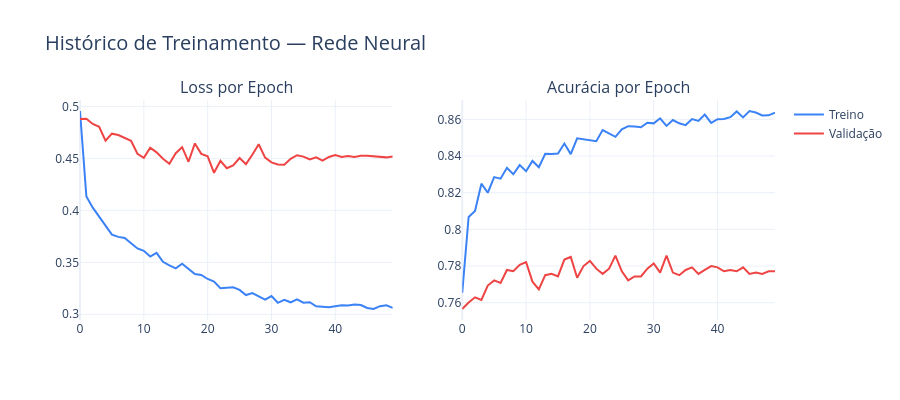

This figure's notebook cell:
### Code cell
from plotly.subplots import make_subplots
import plotly.graph_objects as go

# Visualizar histórico de treino
fig = make_subplots(rows=1, cols=2, subplot_titles=('Loss por Epoch', 'Acurácia por Epoch'))

fig.add_trace(go.Scatter(y=train_losses, name='Treino', line=dict(color='#3B82F6', width=2)), row=1, col=1)
fig.add_trace(go.Scatter(y=val_losses, name='Validação', line=dict(color='#EF4444', width=2)), row=1, col=1)
fig.add_trace(go.Scatter(y=train_accs, name='Treino', line=dict(color='#3B82F6', width=2), showlegend=False), row=1, col=2)
fig.add_trace(go.Scatter(y=val_accs, name='Validação', line=dict(color='#EF4444', width=2), showlegend=False), row=1, col=2)

fig.update_layout(
    title=dict(text='Histórico de Treinamento — Rede Neural', font=dict(size=20)),
    template='plotly_white', height=400
)
fig.show()

# Avaliação final
model.eval()
with torch.no_grad():
    y_proba_nn = model(X_test_tensor.to(device)).squeeze().cpu().numpy()
    y_pred_nn = (y_proba_nn > 0.5).astype(int)

print("\nRESULTADOS — REDE NEURAL")
print(f"{'='*50}")
print(f"Acurácia:  {accuracy_score(y_test, y_pred_nn)*100:.1f}%")
print(f"AUC-ROC:   {roc_auc_score(y_test, y_proba_nn):.3f}")
print(f"\n{classification_report(y_test, y_pred_nn, target_names=['Fica', 'Cancela'])}")

### Figure 1 — Plotly figure (JSON) as saved in the notebook; plotly's stock layout.template omitted (floating-point values rounded to 4 significant figures)
{"data": [{"line": {"color": "#3B82F6", "width": 2}, "name": "Treino", "type": "scatter", "xaxis": "x", "y": [0.4955, 0.4133, 0.4026, 0.3939, 0.3856, 0.3766, 0.3744, 0.3734, 0.3684, 0.3633, 0.361, 0.3556, 0.3591, 0.3505, 0.347, 0.3442, 0.3487, 0.3438, 0.3387, 0.3378, 0.334, 0.3315, 0.325, 0.3256, 0.326, 0.3235, 0.3185, 0.3203, 0.3173, 0.3141, 0.3175, 0.311, 0.3138, 0.3115, 0.3145, 0.3112, 0.3116, 0.3077, 0.3073, 0.3068, 0.3078, 0.3086, 0.3085, 0.3095, 0.3089, 0.306, 0.3051, 0.3078, 0.3086, 0.3061], "yaxis": "y"}, {"line": {"color": "#EF4444", "width": 2}, "name": "Validação", "type": "scatter", "xaxis": "x", "y": [0.4879, 0.4882, 0.4831, 0.4803, 0.4669, 0.4738, 0.4725, 0.4699, 0.4669, 0.4544, 0.4505, 0.4603, 0.4558, 0.4495, 0.4447, 0.455, 0.4607, 0.4467, 0.4644, 0.4543, 0.4519, 0.4361, 0.4476, 0.4405, 0.4432, 0.4503, 0.4444, 0.4535, 0.4636, 0.4507, 0.4461, 0.4441, 0.4438, 0.4496, 0.453, 0.4517, 0.4489, 0.451, 0.4478, 0.4513, 0.4533, 0.4513, 0.4523, 0.4513, 0.4525, 0.4525, 0.4519, 0.4512, 0.4509, 0.4518], "yaxis": "y"}, {"line": {"color": "#3B82F6", "width": 2}, "name": "Treino", "showlegend": false, "type": "scatter", "xaxis": "x2", "y": [0.7654, 0.8068, 0.81, 0.8249, 0.82, 0.8285, 0.8277, 0.8336, 0.8301, 0.835, 0.8317, 0.8373, 0.8339, 0.8412, 0.8411, 0.8414, 0.8468, 0.841, 0.8497, 0.8492, 0.8483, 0.8481, 0.8541, 0.8522, 0.8505, 0.8546, 0.8563, 0.8561, 0.8557, 0.8582, 0.8578, 0.8606, 0.8564, 0.8596, 0.8579, 0.8569, 0.8601, 0.8592, 0.8626, 0.8581, 0.8601, 0.8602, 0.8612, 0.8643, 0.8611, 0.8646, 0.8637, 0.8622, 0.8622, 0.8636], "yaxis": "y2"}, {"line": {"color": "#EF4444", "width": 2}, "name": "Validação", "showlegend": false, "type": "scatter", "xaxis": "x2", "y": [0.7566, 0.7601, 0.763, 0.7615, 0.7693, 0.7722, 0.7708, 0.7779, 0.7771, 0.7807, 0.7821, 0.7715, 0.7672, 0.775, 0.7757, 0.7743, 0.7835, 0.785, 0.7736, 0.78, 0.7828, 0.7786, 0.7757, 0.7786, 0.7857, 0.7771, 0.7722, 0.7743, 0.7743, 0.7786, 0.7814, 0.7764, 0.7857, 0.7764, 0.775, 0.7779, 0.7793, 0.7757, 0.7779, 0.78, 0.7793, 0.7771, 0.7779, 0.7771, 0.7793, 0.7757, 0.7764, 0.7757, 0.7771, 0.7771], "yaxis": "y2"}], "layout": {"annotations": [{"font": {"size": 16}, "showarrow": false, "text": "Loss por Epoch", "x": 0.225, "xanchor": "center", "xref": "paper", "y": 1, "yanchor": "bottom", "yref": "paper"}, {"font": {"size": 16}, "showarrow": false, "text": "Acurácia por Epoch", "x": 0.775, "xanchor": "center", "xref": "paper", "y": 1, "yanchor": "bottom", "yref": "paper"}], "height": 400, "title": {"font": {"size": 20}, "text": "Histórico de Treinamento — Rede Neural"}, "xaxis": {"anchor": "y", "domain": [0, 0.45]}, "xaxis2": {"anchor": "y2", "domain": [0.55, 1]}, "yaxis": {"anchor": "x", "domain": [0, 1]}, "yaxis2": {"anchor": "x2", "domain": [0, 1]}}}
